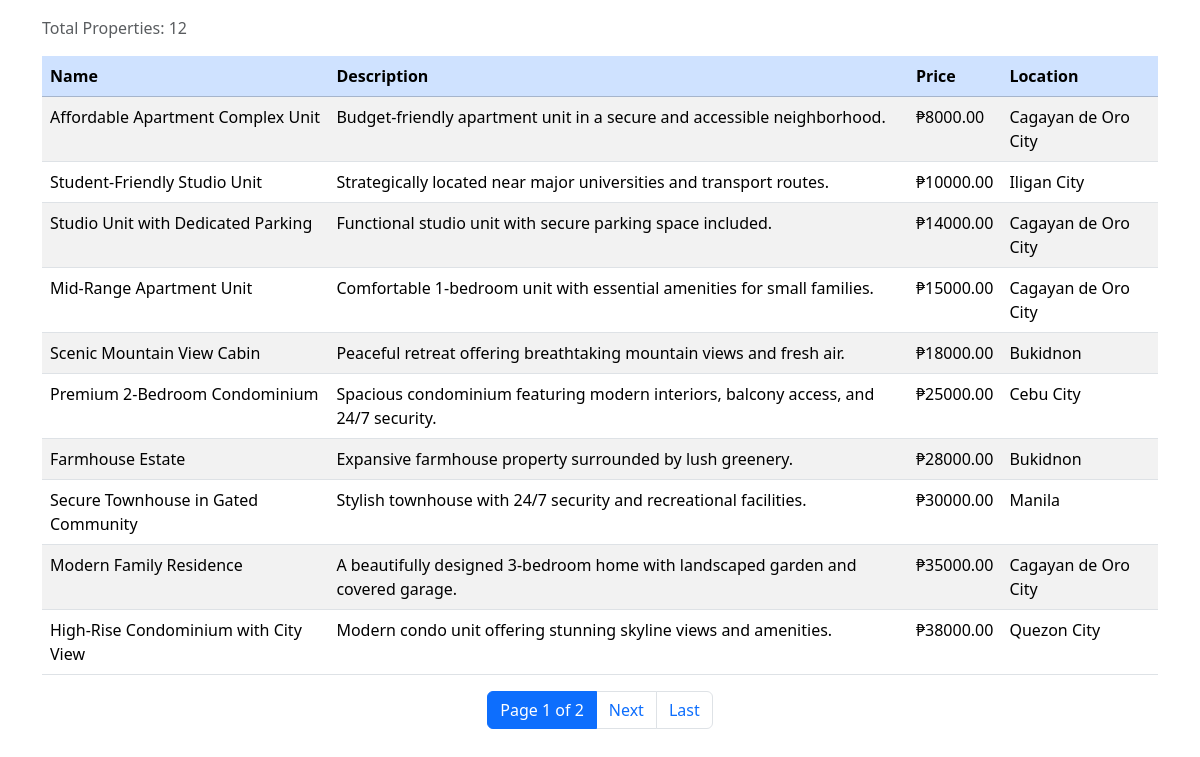
The page / on the database its author committed.
### Property/models.py (models this page shows, shortened)
class Property(models.Model):
    name = models.CharField(max_length=100, blank=False, null=False)
    description = models.TextField(blank=False, null=False)
    price = models.DecimalField(max_digits=12, decimal_places=2, blank=False, null=False)
    location  = models.CharField(max_length=200, blank=False, null=False)

### Property/views.py (the view)
# urls.py: path('', views.PropertyListView.as_view(), name='property_list'),
class PropertyListView(ListView):
    model = Property
    template_name = 'property_list.html'
    ordering = ['price']
    paginate_by = 10
    def get_context_data(self, **kwargs):
        context = super().get_context_data(**kwargs)
        context['total_properties'] = Property.objects.count()
        return context

### templates/property_list.html (shortened to what this page needs)
<!DOCTYPE html>
<html lang="en">
<head>
    <link href="https://cdn.jsdelivr.net/npm/bootstrap@5.3.8/dist/css/bootstrap.min.css" rel="stylesheet">
</head>
<body>
    <div class="container">
        <p class="text-muted mt-3">
            Total Properties: {{total_properties}}
        </p>
        <table class="table table-reponsive table-striped table-hover mt-3">
            <thead class="table-primary">
                <th>Name</th>
                <th>Description</th>
                <th>Price</th>
                <th>Location</th>
            </thead>
            <tbody>
                {% for property in property_list %}
                    <tr>
                        <td>{{ property.name }}</td>
                        <td>{{ property.description }}</td>
                        <td>₱{{ property.price }}</td>
                        <td>{{ property.location }}</td>
                    </tr>
                {% empty %}
                    <tr>
                        <td colspan="4">No data found</td>
                    </tr>
                {% endfor %}
            </tbody>
        </table>
        <div class="d-flex justify-content-center mt-3">
            <nav>
                <ul class="pagination">
                    <li class="page-item active">
                        <span class="page-link">
                            Page {{ page_obj.number }} of {{ page_obj.paginator.num_pages }}
                        </span>
                    </li>
                    {% if page_obj.has_next %}
                        <li class="page-item">
                            <a class="page-link" href="?page={{ page_obj.next_page_number }}">Next</a>
                        </li>
                        <li class="page-item">
                            <a class="page-link" href="?page={{ page_obj.paginator.num_pages }}">Last</a>
                        </li>
                    {% endif %}
                </ul>
            </nav>
        </div>
    </div>
</body>
</html>

### rows shown on the page
Property: name "Affordable Apartment Complex Unit", description "Budget-friendly apartment unit in a secure and accessible neighborhood.", price "8000.00", location "Cagayan de Oro City"
Property: name "Student-Friendly Studio Unit", description "Strategically located near major universities and transport routes.", price "10000.00", location "Iligan City"
Property: name "Studio Unit with Dedicated Parking", description "Functional studio unit with secure parking space included.", price "14000.00", location "Cagayan de Oro City"
Property: name "Mid-Range Apartment Unit", description "Comfortable 1-bedroom unit with essential amenities for small families.", price "15000.00", location "Cagayan de Oro City"
Property: name "Scenic Mountain View Cabin", description "Peaceful retreat offering breathtaking mountain views and fresh air.", price "18000.00", location "Bukidnon"
Property: name "Premium 2-Bedroom Condominium", description "Spacious condominium featuring modern interiors, balcony access, and 24/7 security.", price "25000.00", location "Cebu City"
Property: name "Farmhouse Estate", description "Expansive farmhouse property surrounded by lush greenery.", price "28000.00", location "Bukidnon"
Property: name "Secure Townhouse in Gated Community", description "Stylish townhouse with 24/7 security and recreational facilities.", price "30000.00", location "Manila"
Property: name "Modern Family Residence", description "A beautifully designed 3-bedroom home with landscaped garden and covered garage.", price "35000.00", location "Cagayan de Oro City"
Property: name "High-Rise Condominium with City View", description "Modern condo unit offering stunning skyline views and amenities.", price "38000.00", location "Quezon City"

### other values the page prints
{{ total_properties }} "12"
{{ page_obj.number }} "1"
{{ page_obj.paginator.num_pages }} "2"
